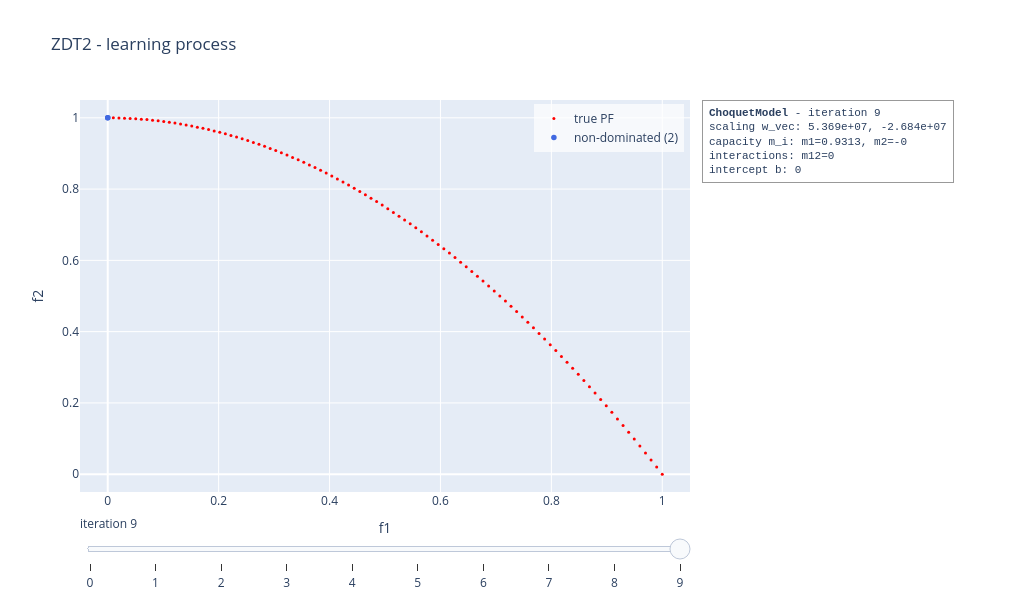

Notebook source saved alongside this figure:
### Code cell
choquet_model.visualise("learning", show = False)

### Figure 1 — Plotly figure (JSON) as saved in the notebook; plotly's stock layout.template omitted (floating-point values rounded to 4 significant figures)
{"data": [{"marker": {"color": "red", "size": 3}, "mode": "markers", "name": "true PF", "type": "scatter", "x": [0.0, 0.0101, 0.0202, 0.0303, 0.0404, 0.05051, 0.06061, 0.07071, 0.08081, 0.09091, 0.101, 0.1111, 0.1212, 0.1313, 0.1414, 0.1515, 0.1616, 0.1717, 0.1818, 0.1919, 0.202, 0.2121, 0.2222, 0.2323, 0.2424, 0.2525, 0.2626, 0.2727, 0.2828, 0.2929, 0.303, 0.3131, 0.3232, 0.3333, 0.3434, 0.3535, 0.3636, 0.3737, 0.3838, 0.3939, 0.404, 0.4141, 0.4242, 0.4343, 0.4444, 0.4545, 0.4646, 0.4747, 0.4848, 0.4949, 0.5051, 0.5152, 0.5253, 0.5354, 0.5455, 0.5556, 0.5657, 0.5758, 0.5859, 0.596, 0.6061, 0.6162, 0.6263, 0.6364, 0.6465, 0.6566, 0.6667, 0.6768, 0.6869, 0.697, 0.7071, 0.7172, 0.7273, 0.7374, 0.7475, 0.7576, 0.7677, 0.7778, 0.7879, 0.798, 0.8081, 0.8182, 0.8283, 0.8384, 0.8485, 0.8586, 0.8687, 0.8788, 0.8889, 0.899, 0.9091, 0.9192, 0.9293, 0.9394, 0.9495, 0.9596, 0.9697, 0.9798, 0.9899, 1.0], "y": [1.0, 0.9999, 0.9996, 0.9991, 0.9984, 0.9974, 0.9963, 0.995, 0.9935, 0.9917, 0.9898, 0.9877, 0.9853, 0.9828, 0.98, 0.977, 0.9739, 0.9705, 0.9669, 0.9632, 0.9592, 0.955, 0.9506, 0.946, 0.9412, 0.9362, 0.931, 0.9256, 0.92, 0.9142, 0.9082, 0.9019, 0.8955, 0.8889, 0.8821, 0.875, 0.8678, 0.8603, 0.8527, 0.8448, 0.8368, 0.8285, 0.82, 0.8113, 0.8025, 0.7934, 0.7841, 0.7746, 0.7649, 0.755, 0.7449, 0.7346, 0.7241, 0.7134, 0.7025, 0.6914, 0.68, 0.6685, 0.6568, 0.6448, 0.6327, 0.6203, 0.6078, 0.595, 0.5821, 0.5689, 0.5556, 0.542, 0.5282, 0.5142, 0.5001, 0.4857, 0.4711, 0.4563, 0.4413, 0.4261, 0.4107, 0.3951, 0.3792, 0.3632, 0.347, 0.3306, 0.3139, 0.2971, 0.2801, 0.2628, 0.2454, 0.2277, 0.2099, 0.1918, 0.1736, 0.1551, 0.1364, 0.1175, 0.09846, 0.07918, 0.05969, 0.04, 0.0201, 0.0]}, {"marker": {"color": "royalblue", "size": 5.5}, "mode": "markers", "name": "non-dominated (2)", "type": "scatter", "x": [0.0, 1e-08], "y": [1.0, 1.0]}], "layout": {"annotations": [{"align": "left", "bgcolor": "rgba(255,255,255,0.85)", "bordercolor": "#999999", "borderpad": 6, "borderwidth": 1, "font": {"family": "Courier New, monospace", "size": 11}, "showarrow": false, "text": "<b>ChoquetModel</b> - iteration 9<br>scaling w_vec: 5.369e+07, -2.684e+07<br>capacity m_i: m1=0.9313, m2=-0<br>interactions: m12=0<br>intercept b: 0", "x": 1.02, "xanchor": "left", "xref": "paper", "y": 1, "yanchor": "top", "yref": "paper"}], "height": 600, "legend": {"bgcolor": "rgba(255,255,255,0.7)", "x": 0.99, "xanchor": "right", "y": 0.99, "yanchor": "top"}, "margin": {"r": 330}, "showlegend": true, "sliders": [{"active": 9, "currentvalue": {"prefix": "iteration "}, "steps": [{"args": [["0"], {"frame": {"redraw": true}, "mode": "immediate"}], "label": "0", "method": "animate"}, {"args": [["1"], {"frame": {"redraw": true}, "mode": "immediate"}], "label": "1", "method": "animate"}, {"args": [["2"], {"frame": {"redraw": true}, "mode": "immediate"}], "label": "2", "method": "animate"}, {"args": [["3"], {"frame": {"redraw": true}, "mode": "immediate"}], "label": "3", "method": "animate"}, {"args": [["4"], {"frame": {"redraw": true}, "mode": "immediate"}], "label": "4", "method": "animate"}, {"args": [["5"], {"frame": {"redraw": true}, "mode": "immediate"}], "label": "5", "method": "animate"}, {"args": [["6"], {"frame": {"redraw": true}, "mode": "immediate"}], "label": "6", "method": "animate"}, {"args": [["7"], {"frame": {"redraw": true}, "mode": "immediate"}], "label": "7", "method": "animate"}, {"args": [["8"], {"frame": {"redraw": true}, "mode": "immediate"}], "label": "8", "method": "animate"}, {"args": [["9"], {"frame": {"redraw": true}, "mode": "immediate"}], "label": "9", "method": "animate"}]}], "title": {"text": "ZDT2 - learning process"}, "width": 1020, "xaxis": {"range": [-0.05, 1.05], "title": {"text": "f1"}}, "yaxis": {"range": [-0.05, 1.05], "title": {"text": "f2"}}}}
